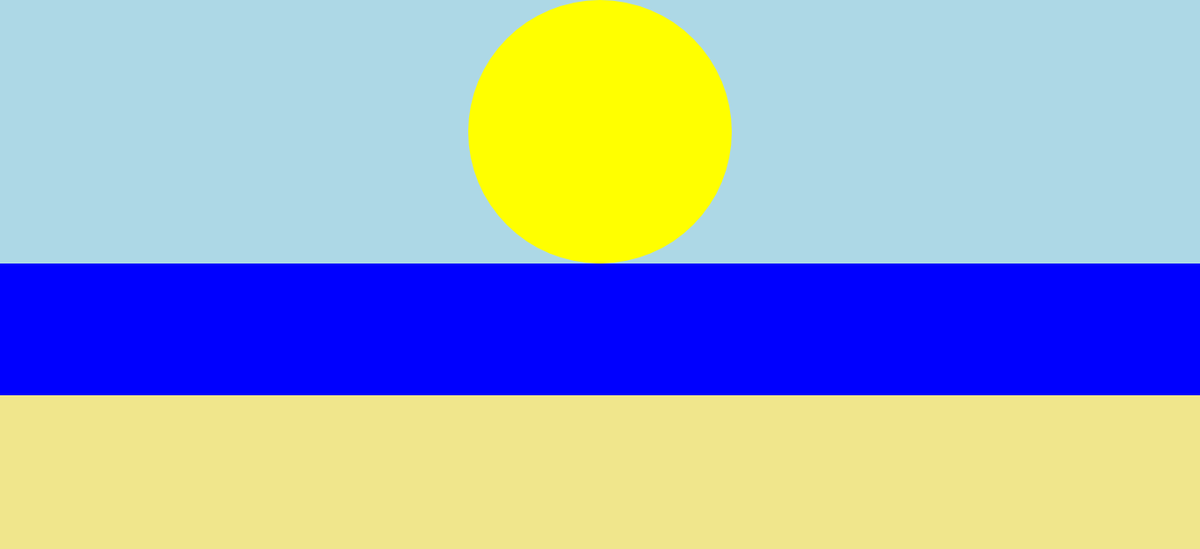
Frame 1 (no input)
Frame 60 (no input): identical to frame 1, image omitted
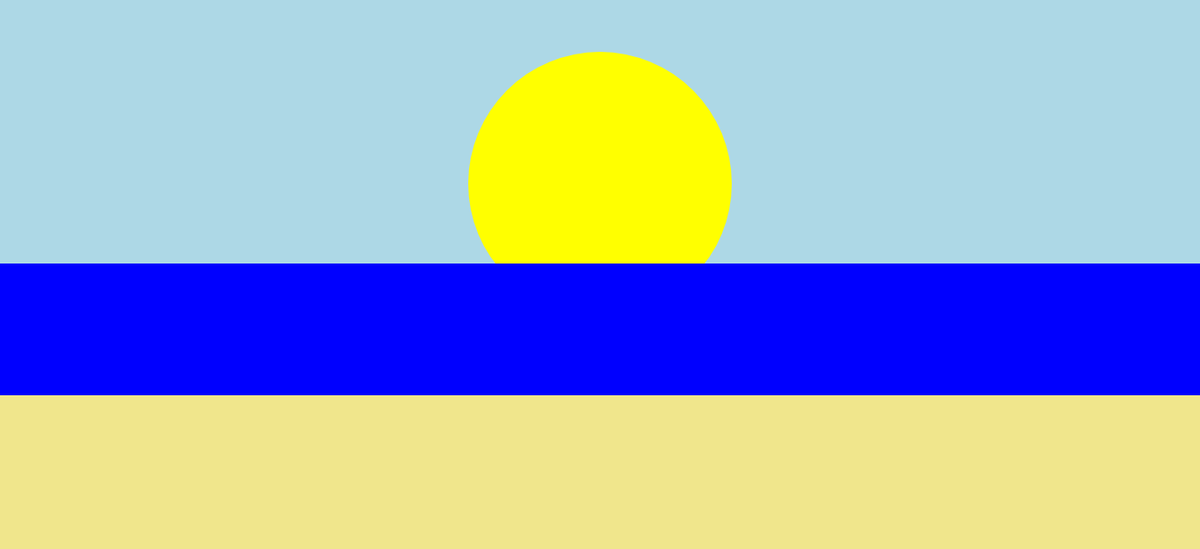
Frame 120 (the mouse pressed at the canvas centre since frame 60)

The p5.js sketch that drew these frames (run headless with seeded random() and noise() and a simulated clock; from frame 60 on, the mouse is pressed at the canvas centre):

// p5.js sketch
// ── sketch.js
let posY
var info
function setup() {
    createCanvas(1366, 625)
    posY = 150
}
function draw() {
    background("Lightblue")
    noStroke()

    fill("yellow")
    circle(683, posY, 300)

    if(mouseIsPressed){
        posY += 1
    }

    if(posY > 480){
        background("black")
        info = document.getElementById("info")
        info.innerHTML = "Boa noite!"
    }

    fill("blue")
    rect(0, 300, 1366, 300)

    fill("khaki")
    rect(0, 450, 1366, 200)
}
// ── style.css
html, body {
  margin: 0;
  padding: 0;
}

canvas {
  display: block;
}
.info {
  position:absolute;
  font-family: Arial, Helvetica, sans-serif;
  font-size: 60px;
  color: white;
  margin-top: 130px;
  margin-left: 520px;

}
